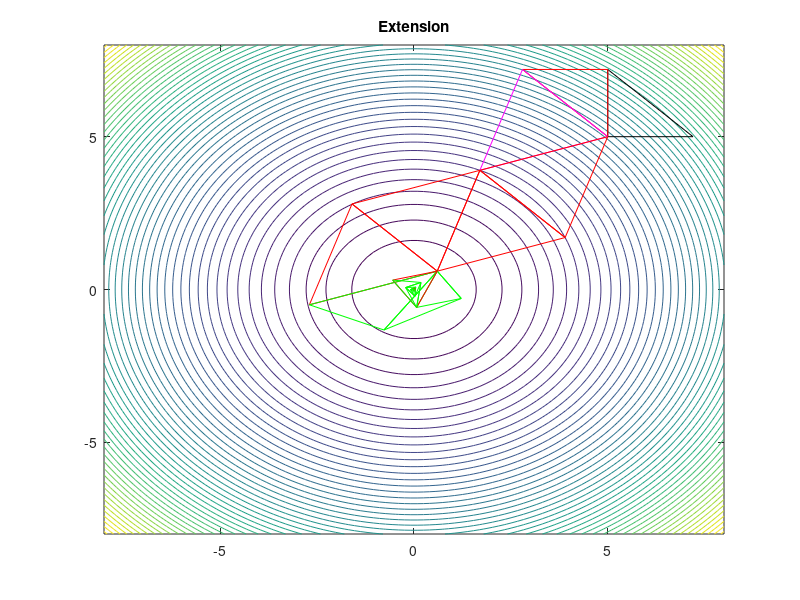

Write MATLAB code to recreate this figure.
function main

clc
close all
clear all

func1 = @(x) x(1)^2 + x(2)^2;
func2 = @(x) exp(x(1))*(4*x(1)^2 + 2*x(2)^2 + 4*x(1)*x(2) + 2 * x(1) + 1);
func3 = @(x) 100 * (x(2) - x(1)^2)^2 + (1-x(1))^2;
func4 = @(x) sin(x(1)) + cos(x(2));
func = func1;
startPoint = [5, 5];
step = [2.2, 2.2];
pauses = 0;
degree = 2
reqMin = 1.0E-20;
convGe = 1.0E-01;
countLimit = 1000;

drawFunc(func, 100, 120, -8, 8, -8, 8, -10000, 10000);
hold;

[xMin, vNewLo, iterations] = simplex (func, degree, startPoint, reqMin, step, convGe, countLimit, pauses);
%pause;
disp('Finished');
disp(['iterations: ', num2str(iterations)]);
disp(['xMin: ', num2str(xMin), ' = ', num2str(vNewLo)]);
return;

    function drawFunc(func, resolution, contourLines, minX, maxX, minY, maxY, minZ, maxZ)
        spaceX = linspace(minX, maxX, resolution);
        spaceY = linspace(minY, maxY, resolution);
        minval = 0;
        maxval = 0;
        for i = 1:resolution
            for j = 1:resolution
                val = feval(func,[spaceX(i), spaceY(j)]);
                minval = min(val, minval);
                maxval = max(val, maxval);
                value(j, i) = val;
            end
        end
        minZ   = minval * 2;
        maxZ   = maxval * 2;
        spaceZ = linspace(minZ, maxZ, resolution);
        
        figure;
        contour(spaceX, spaceY, value, spaceZ);
    end

    function checkPause(isPauseEnabled)
        if (isPauseEnabled == 1)
            pause;
        end
    end

    function drawSimplex(simplex, color, pauses, text)
        title(text);
        plot(simplex(1, [1 2]), simplex(2, [1 2]), color);
        plot(simplex(1, [2 3]), simplex(2, [2 3]), color);
        plot(simplex(1, [3 1]), simplex(2, [3 1]), color);
        checkPause(pauses);
        drawnow;
    end

    function displayCurrent(xBar, pointNo, point, value, type)
        disp([type, '  - pointNo : ', num2str(pointNo), ', centroid(xBar) : ', num2str(xBar), ', point : ', num2str(point), ', value : ', num2str(value)]); 
    end


    function [xMin, vNewLo, iterations] = simplex (func, degree, start, reqMin, step, convGe, countLimit, pauses)
        %requisitions
        % reqmin >= 0.0
        % degree > 1
        % konvge > 1
        xMin = [];
        vNewLo = [];
        iterations = 0;
        
        alpha = 1.0;
        beta = 0.5;
        gamma = 2.0;
        eps = 0.001;
        
        jcount = convGe;
        degreeN = degree;
        degreePlus1 = degree + 1;
        degreNN = degreePlus1;
        delta = 1.0;
        reqMinCoef = reqMin * degreeN;
        %
        %  Initial or restarted loop.
        %
        %%while 1
        for i = 1:degree
            simplex(i, degreePlus1) = start(i);
        end
        
        funcVal(degreePlus1) = func(start);
        iterations = iterations + 1;
        %Construct first simplex from provided point
        for j = 1 : degree
            x = start(j);
            start(j) = start(j) + step(j) * delta;
            for i = 1 : degree
                simplex(i,j) = start(i);
            end
            funcVal(j) = func(start);
            iterations = iterations + 1;
            start(j) = x;
        end
        drawSimplex(simplex, 'k', pauses, 'Init');
        %  Find highest and lowest Y values.  vNewLo = value(iHi) indicates
        %  the vertex of the simplex to be replaced.
        vLo = funcVal(1);
        iLo = 1;
        %find lowest value
        for i = 2:degreePlus1
            if ( funcVal(i) < vLo )
                vLo = funcVal(i);
                iLo = i;
            end
        end
        %  Main loop.
        while 1
            % In case of exceeding number of maximum counts - break procedure
            if ( countLimit <= iterations )
                break
            end
            %find lowest value
            vNewLo = funcVal(1);
            iHi = 1;
            
            for i = 2:degreePlus1
                if (vNewLo < funcVal(i))
                    vNewLo = funcVal(i);
                    iHi = i;
                end
            end
            %  Calculate xBar, the centroid of the simplex vertices
            %  excepting the vertex with Y value YNEWLO.
            for i = 1:degree
                value = 0.0;
                for j = 1:degreePlus1
                    value = value + simplex(i, j);
                end
                value = value - simplex(i, iHi);
                xBar(i) = value / degreeN;
            end
            
            %  Reflection through the centroid.
            for i = 1:degree
                xRefl(i) = xBar(i) + alpha * (xBar(i) - simplex(i, iHi));
            end
            vRefl = func(xRefl);
            iterations = iterations + 1;
            %  Successful reflection, so extension.
            if ( vRefl < vLo )
                for i = 1:degree
                    xExt(i) = xBar(i) + gamma * (xRefl(i) - xBar(i));
                end
                vExt = func (xExt);
                iterations = iterations + 1;
                %  Check extension.
                if (vRefl < vExt)
                    for i = 1:degree
                        simplex(i, iHi) = xRefl(i);
                    end
                    funcVal(iHi) = vRefl;
                    drawSimplex(simplex, 'r', pauses, 'Reflection');
                    displayCurrent(xBar, iLo, xRefl, vRefl, 'Reflection');
                    %  Retain extension or contraction.
                else % (vRefl < vExt)
                    for i = 1:degree
                        simplex(i,iHi) = xExt(i);
                    end
                    funcVal(iHi) = vExt;
                    drawSimplex(simplex, 'm', pauses, 'Extension');
                    displayCurrent(xBar, iLo, xExt, vExt, 'Extension');
                end
                %  No extension.
            else
                test = 0;
                for i = 1:degreePlus1
                    if (vRefl < funcVal(i))
                        test = test + 1;
                    end
                end
                if (1 < test)
                    for i = 1:degree
                        simplex(i,iHi) = xRefl(i);
                    end
                    funcVal(iHi) = vRefl;
                    drawSimplex(simplex, 'r', pauses, 'Reflection');
                    displayCurrent(xBar, iLo, xRefl, vRefl, 'Reflection');
                    %  Contraction on the vak(iHi) side of the centroid.
                elseif (test == 0)
                    for i = 1 : degree
                        xExt(i) = xBar(i) + beta * (simplex(i, iHi) - xBar(i));
                    end
                    vExt = func(xExt);
                    iterations = iterations + 1;
                    %  Contract the whole simplex.
                    if ( funcVal(iHi) < vExt )
                        for j = 1:degreePlus1
                            for i = 1:degree
                                simplex(i, j) = (simplex(i, j) + simplex(i, iLo)) * 0.5;
                                xMin(i) = simplex(i, j);
                            end
                            funcVal(j) = func(xMin);
                            iterations = iterations + 1;
                            drawSimplex(simplex, 'b', pauses, 'Contraction');
                            displayCurrent(xBar, iLo, xExt, vExt, 'Contraction');
                        end
                        vLo = funcVal(1);
                        iLo = 1;
                        for i = 2 : degreePlus1
                            if (funcVal(i) < vLo)
                                vLo = funcVal(i);
                                iLo = i;
                            end
                        end
                        continue
                        %  Retain contraction.
                    else % if ( y(ihi) < vExt )
                        for i = 1:degree
                            simplex(i, iHi) = xExt(i);
                        end
                        funcVal(iHi) = vExt;
                        drawSimplex(simplex, 'g', pauses, 'Extension');
                        displayCurrent(xBar, iLo, xExt, vExt, 'Extension');
                    end
                    %  Contraction on the reflection side of the centroid.
                elseif (test == 1)
                    for i = 1:degree
                        xExt(i) = xBar(i) + beta * (xRefl(i) - xBar(i));
                    end
                    vExt = func(xExt);
                    iterations = iterations + 1;
                    %  Retain reflection?
                    if (vExt <= vRefl)
                        for i = 1:degree
                            simplex(i,iHi) = xExt(i);
                        end
                        funcVal(iHi) = vExt;
                        drawSimplex(simplex, 'g', pauses, 'Extension');
                        displayCurrent(xBar, iLo, xExt, vExt, 'Extension');
                    else
                        for i = 1:degree
                            simplex(i,iHi) = xRefl(i);
                        end
                        funcVal(iHi) = vRefl;
                        drawSimplex(simplex, 'r', pauses, 'Reflection');
                        displayCurrent(xBar, iLo, xRefl, vRefl, 'Extension');
                    end
                end
            end
            %  Check if YLO improved.
            if ( funcVal(iHi) < vLo )
                vLo = funcVal(iHi);
                iLo = iHi;
            end
            jcount = jcount - 1;
            if ( 0 < jcount )
                continue
            end
            %  Check to see if minimum reached.
            if ( iterations <= countLimit )
                jcount = convGe;
                value = 0.0;
                for i = 1:degreePlus1
                    value = value + funcVal(i);
                end
                x = value / degreNN;
                value = 0.0;
                for i = 1:degreePlus1
                    value = value + (funcVal(i) - x)^2;
                end
                if ( value <= reqMinCoef )
                    break
                end
            end
        end
        for i = 1:degree
            xMin(i) = simplex(i,iLo);
        end
        return
    end

end

